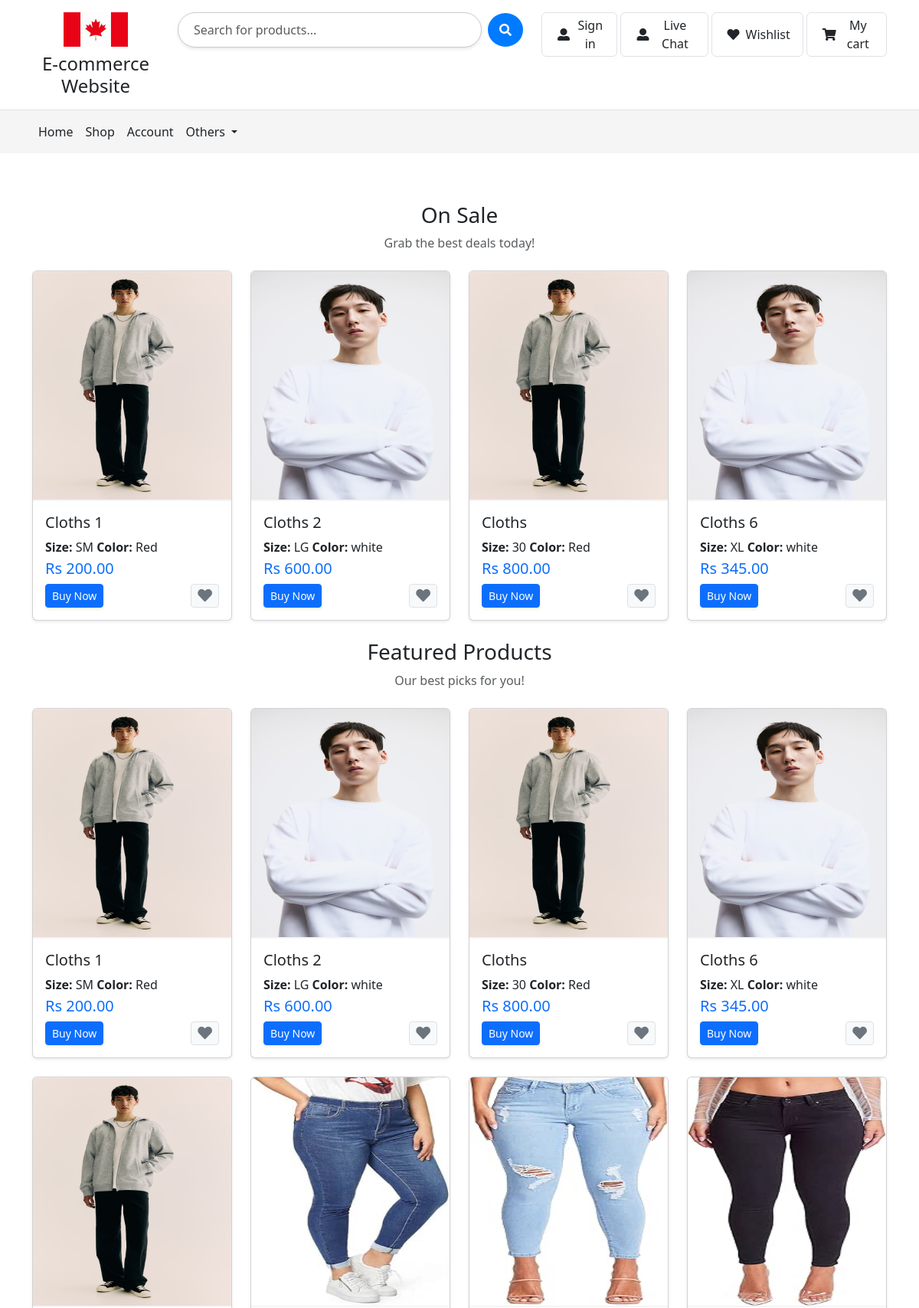
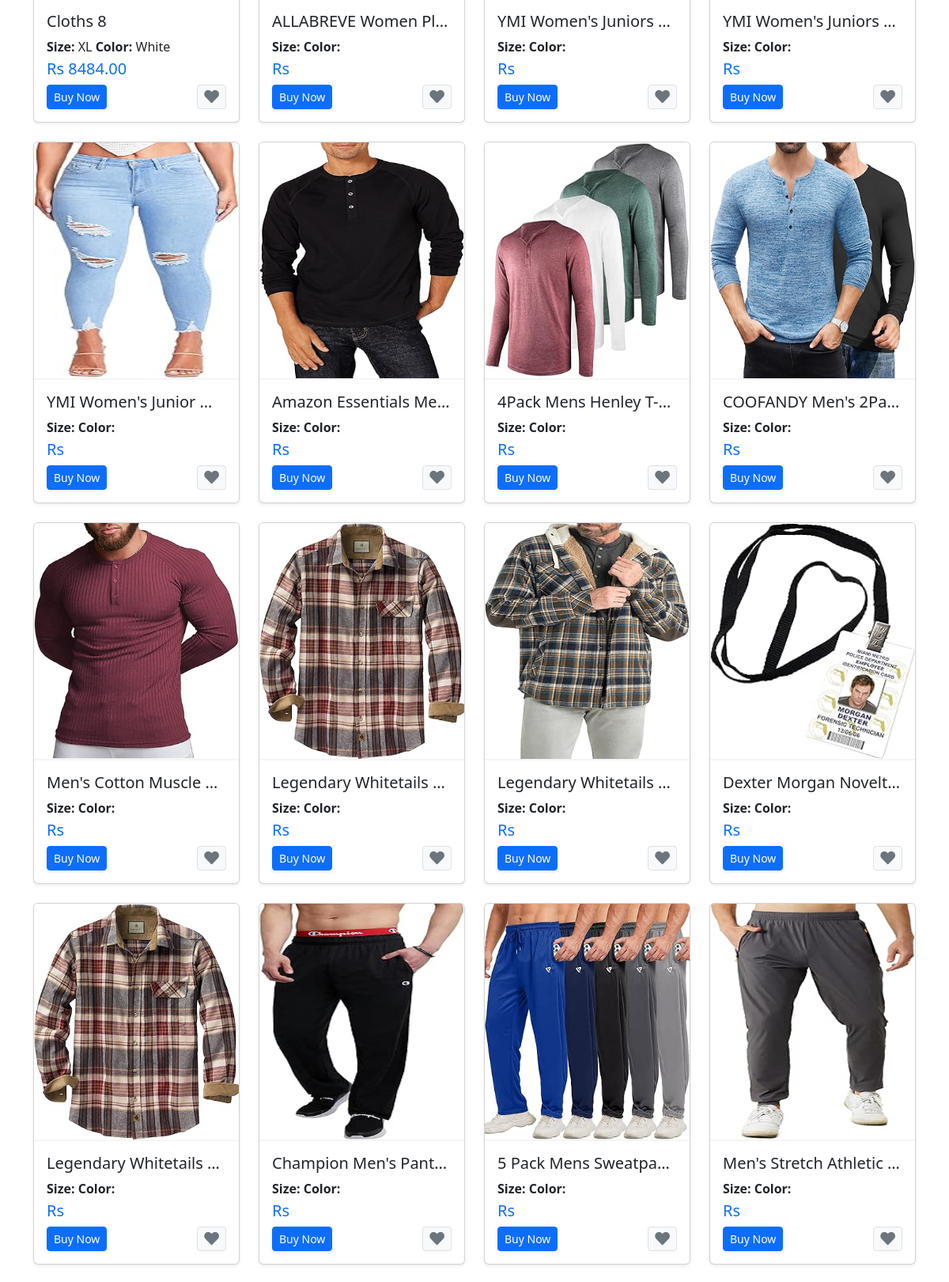
The page / (upper part) on the database its author committed (2 pictures, top to bottom).
### product/models.py (models this page shows, shortened)
class SiteSetting(models.Model):
    site_title = models.CharField(max_length=255)
    logo = models.ImageField(upload_to='logos/', blank=True, null=True)
    updated_at = models.DateTimeField(auto_now=True)

class Product(models.Model):
    name = models.CharField(max_length=255)
    description = models.TextField()
    category = models.ForeignKey(
        Category, related_name='products', on_delete=models.CASCADE)
    subcategory = models.ForeignKey(
        SubCategory, related_name='products', blank=True, null=True, on_delete=models.SET_NULL)
    images = models.ManyToManyField('ProductImage', blank=True)
    featured = models.BooleanField(default=False)
    sale = models.BooleanField(default=False)
    top_selling = models.BooleanField(default=False)
    recommended = models.BooleanField(default=False)

class ProductImage(models.Model):
    image = models.ImageField(upload_to='product_images/')

class ProductVariant(models.Model):
    product = models.ForeignKey(
        'Product', related_name='variants', on_delete=models.CASCADE
    )
    size = models.CharField(max_length=50)
    color = models.CharField(max_length=50)
    price = models.DecimalField(max_digits=10, decimal_places=2)
    original_price = models.DecimalField(
        max_digits=10, decimal_places=2, null=True, blank=True
    )
    show_size = models.BooleanField(default=True)
    show_color = models.BooleanField(default=True)
    show_price = models.BooleanField(default=True)

### product/views.py (the view)
# urls.py: path('', views.home, name='home'),
def home(request):
    sale_products = Product.objects.prefetch_related(
        'images', 'variants').filter(sale=True)
    featured_products = Product.objects.prefetch_related(
        'images', 'variants').filter(featured=True)
    top_selling_products = Product.objects.prefetch_related(
        'images', 'variants').filter(top_selling=True)
    context = {
        'sale_products': sale_products,
        'featured_products': featured_products,
        'top_selling_products': top_selling_products
    }
    return render(request, 'home/home.html', context)

### product/context_processors.py (called while the page is built)
def site_settings(request):
    site_settings, created = SiteSetting.objects.get_or_create(
        defaults={'site_title': 'Medicine E-commerce Website'}
    )
    return {'site_settings': site_settings}

def cart_items_count(request):
    if request.user.is_authenticated:
        cart, _ = Cart.objects.get_or_create(user=request.user)
    else:
        session_key = request.session.session_key
        if not session_key:
            request.session.create()
            session_key = request.session.session_key
        cart, _ = Cart.objects.get_or_create(
            session_key=session_key, user=None)
    return {'cart_items_count': cart.items.count()}

### product/templates/home/home.html (shortened to what this page needs)
{% extends 'base.html' %}
{% block content %}
<section class="py-5">
    <div class="container">
        <header class="mb-4 text-center">
            <h3 class="font-weight-bold">On Sale</h3>
            <p class="text-muted">Grab the best deals today!</p>
        </header>
        <div class="row">
            {% for product in sale_products %}
            <div class="col-lg-3 col-md-6 col-sm-6 mb-4 d-flex">
                <div class="card w-100 shadow-sm position-relative">
                    <img src="{{ product.images.first.image.url }}" class="card-img-top product-img" alt="{{ product.name }}">
                    <div class="card-body d-flex flex-column">
                        <h5 class="card-title text-truncate">{{ product.name }}</h5>
                        <p class="mb-1"><strong>Size:</strong> {{ product.variants.first.size }} <strong>Color:</strong> {{ product.variants.first.color }}</p>
                        {% if product.variants.first.original_price and product.variants.first.price < product.variants.first.original_price %}
                            <div class="mb-2">
                                <span class="text-primary h5 ml-2">Rs {{ product.variants.first.price }}</span>
                                <span class="text-danger h5 " style="font-size: 1.2rem;">
                                    <s>Rs {{ product.variants.first.original_price }}</s>
                                </span>
                            </div>
                            <span class="position-absolute" style="top: 10px; right: 10px;">
                                <img src="https://i.pinimg.com/originals/90/18/da/9018da7e6cead7a1a045d0e85e7b38d6.png" alt="On Sale" style="width: 60px; height: auto;">
                            </span>
                        {% else %}
                            <p class="text-primary h5">Rs {{ product.variants.first.price }}</p>
                        {% endif %}
                        <div class="d-flex justify-content-between align-items-center mt-auto">
                            <a href="{% url 'product_detail' product.pk %}" class="btn btn-primary btn-sm shadow-sm">Buy Now</a>
                            <a href="{% url 'toggle_wishlist' product.pk %}" class="btn btn-light border btn-sm icon-hover">
                                <i class="fas fa-heart fa-lg {% if request.user.is_authenticated and product in request.user.wishlist.products.all %}text-danger{% else %}text-secondary{% endif %}"></i>
                            </a>
                        </div>
                    </div>
                </div>
            </div>
            {% endfor %}
        </div>
        <header class="mb-4 text-center">
            <h3 class="font-weight-bold">Featured Products</h3>
            <p class="text-muted">Our best picks for you!</p>
        </header>
        <div class="row">
            {% for product in featured_products %}
            <div class="col-lg-3 col-md-6 col-sm-6 mb-4 d-flex">
                <div class="card w-100 shadow-sm position-relative">
                    <img src="{{ product.images.first.image.url }}" class="card-img-top product-img" alt="{{ product.name }}">
                    <div class="card-body d-flex flex-column">
                        <h5 class="card-title text-truncate">{{ product.name }}</h5>
                        <p class="mb-1"><strong>Size:</strong> {{ product.variants.first.size }} <strong>Color:</strong> {{ product.variants.first.color }}</p>
                        {% if product.variants.first.original_price and product.variants.first.price < product.variants.first.original_price %}
                            <div class="mb-2">
                                <span class="text-primary h5 ml-2">Rs {{ product.variants.first.price }}</span>
                                <span class="text-danger h5 " style="font-size: 1.2rem;">
                                    <s>Rs {{ product.variants.first.original_price }}</s>
                                </span>
                            </div>
                            <span class="position-absolute" style="top: 10px; right: 10px;">
                                <img src="https://i.pinimg.com/originals/90/18/da/9018da7e6cead7a1a045d0e85e7b38d6.png" alt="On Sale" style="width: 60px; height: auto;">
                            </span>
                        {% else %}
                            <p class="text-primary h5">Rs {{ product.variants.first.price }}</p>
                        {% endif %}
                        <div class="d-flex justify-content-between align-items-center mt-auto">
                            <a href="{% url 'product_detail' product.pk %}" class="btn btn-primary btn-sm shadow-sm">Buy Now</a>
                            <a href="{% url 'toggle_wishlist' product.pk %}" class="btn btn-light border btn-sm icon-hover">
                                <i class="fas fa-heart fa-lg {% if request.user.is_authenticated and product in request.user.wishlist.products.all %}text-danger{% else %}text-secondary{% endif %}"></i>
                            </a>
                        </div>
                    </div>
                </div>
            </div>
            {% endfor %}
        </div>
    </div>
</section>
{% endblock %}

### product/templates/base.html (shortened to what this page needs)
<!DOCTYPE html>
<html lang="en">
<head>
  <link href="https://cdn.jsdelivr.net/npm/bootstrap@5.3.0/dist/css/bootstrap.min.css" rel="stylesheet">
  <link rel="stylesheet" href="https://cdnjs.cloudflare.com/ajax/libs/font-awesome/6.0.0/css/all.min.css">
  <link rel="stylesheet" href="https://cdnjs.cloudflare.com/ajax/libs/font-awesome/5.15.4/css/all.min.css">
</head>
<body>
  <header>
    <div class="p-3 text-center bg-white border-bottom">
      <div class="container">
        <div class="row gy-3">
          <div class="col-lg-2 col-sm-4 col-4 text-center">
            <a href="#" class="d-block">
                {% if site_settings.logo %}
                    <img src="{{ site_settings.logo.url }}" alt="Site Logo" class="img-fluid mb-2" style="height: 45px;">
                {% endif %}
            </a>
            <h1 class="h4 mb-0">{{ site_settings.site_title }}</h1>
        </div>
          <div class="order-lg-last col-lg-5 col-sm-8 col-8">
            <div class="d-flex float-end">
                {% if user.is_authenticated %}
                    <a href="{% url 'logout' %}" class="me-1 border rounded py-1 px-3 nav-link d-flex align-items-center">
                        <i class="fas fa-sign-out-alt m-1 me-md-2"></i>
                        <p class="d-none d-md-block mb-0">Logout</p>
                    </a>
                {% else %}
                    <a href="{% url 'login' %}" class="me-1 border rounded py-1 px-3 nav-link d-flex align-items-center">
                        <i class="fas fa-user-alt m-1 me-md-2"></i>
                        <p class="d-none d-md-block mb-0">Sign in</p>
                    </a>
                    <a href="{% url 'user_chat_request' %}" class="me-1 border rounded py-1 px-3 nav-link d-flex align-items-center">
                      <i class="fas fa-user-alt m-1 me-md-2"></i>
                      <p class="d-none d-md-block mb-0">Live Chat</p>
                  </a>
                {% endif %}
                <a href="{% url 'wishlist_view' %}" class="me-1 border rounded py-1 px-3 nav-link d-flex align-items-center">
                    <i class="fas fa-heart m-1 me-md-2"></i>
                    <p class="d-none d-md-block mb-0">Wishlist</p>
                </a>
                <a href="{% url 'view_cart' %}" class="border rounded py-1 px-3 nav-link d-flex align-items-center position-relative">
                    <i class="fas fa-shopping-cart m-1 me-md-2"></i>
                    <p class="d-none d-md-block mb-0">My cart</p>
                </a>
            </div>
        </div>
          <div class="col-lg-5 col-md-12 col-12">
            <div class="search-container d-flex justify-content-center align-items-center">
                <input type="search" id="searchInput" class="form-control search-input" placeholder="Search for products..." />
                <button type="button" class="btn search-btn ms-2">
                    <i class="fas fa-search"></i>
                </button>
            </div>
        </div>
        </div>
      </div>
    </div>
    <nav class="navbar navbar-expand-lg navbar-light" style="background-color: #f5f5f5;">
      <div class="container">
        <div class="collapse navbar-collapse" id="navbarNav">
          <ul class="navbar-nav me-auto mb-2 mb-lg-0">
            <li class="nav-item">
              <a href="{% url 'home' %}" class="nav-link text-dark" >Home</a>
            </li>
              <a  class="nav-link text-dark" href="{% url 'product_list' %}">Shop</a>
            <li class="nav-item">
              <a class="nav-link text-dark" href="{% url 'profile' %}">Account</a>
            </li>
            <li class="nav-item dropdown">
              <a class="nav-link dropdown-toggle text-dark" href="#" id="navbarDropdown" role="button" data-bs-toggle="dropdown" aria-expanded="false">
                Others
              </a>
            </li>
          </ul>
        </div>
      </div>
    </nav>
  </header>
  <div class="mt-3 mb-5">
  {% block content %}
  {% endblock %}
</div>
</body>
</html>

### product/templates/base.html (style rules this page uses)
.search-container { max-width: 600px; margin: 0 auto; }
.search-input { border-radius: 30px; box-shadow: 0 2px 4px rgba(0, 0, 0, 0.1); padding: 10px 20px; border: 1px solid #ccc; transition: border 0.3s ease; }
.search-btn { border-radius: 50%; padding: 10px 15px; background-color: #007bff; color: white; border: none; cursor: pointer; transition: background-color 0.3s ease; }
.nav-link { font-weight: 500; }

### product/templates/home/home.html (style rules this page uses)
.product-img { width: 100%; height: 300px; border-bottom: 2px solid #f5f5f5; }
.card { transition: transform 0.2s ease-in-out; }

### rows shown on the page
SiteSetting: logo (picture), site_title "E-commerce Website"
Product: images.first.image (picture), name "Cloths 1", variants.first.size "SM", variants.first.color "Red", variants.first.price "200.00"
Product: images.first.image (picture), name "Cloths 2", variants.first.size "LG", variants.first.color "white", variants.first.price "600.00"
Product: images.first.image (picture), name "Cloths", variants.first.size "30", variants.first.color "Red", variants.first.price "800.00"
Product: images.first.image (picture), name "Cloths 6", variants.first.size "XL", variants.first.color "white", variants.first.price "345.00"
Product: images.first.image (picture), name "Cloths 8", variants.first.size "XL", variants.first.color "White", variants.first.price "8484.00"
Product: images.first.image (picture), name "ALLABREVE Women Pl…"
Product: images.first.image (picture), name "YMI Women's Juniors…"
Product: images.first.image (picture), name "YMI Women's Juniors…"
Product: images.first.image (picture), name "YMI Women's Junior…"
Product: images.first.image (picture), name "Amazon Essentials Me…"
Product: images.first.image (picture), name "4Pack Mens Henley T-…"
Product: images.first.image (picture), name "COOFANDY Men's 2Pa…"
Product: images.first.image (picture), name "Men's Cotton Muscle…"
Product: images.first.image (picture), name "Legendary Whitetails…"
Product: images.first.image (picture), name "Legendary Whitetails…"
Product: images.first.image (picture), name "Dexter Morgan Novelt…"
Product: images.first.image (picture), name "Legendary Whitetails…"
Product: images.first.image (picture), name "Champion Men's Pant…"
Product: images.first.image (picture), name "5 Pack Mens Sweatpa…"
Product: images.first.image (picture), name "Men's Stretch Athletic…"
